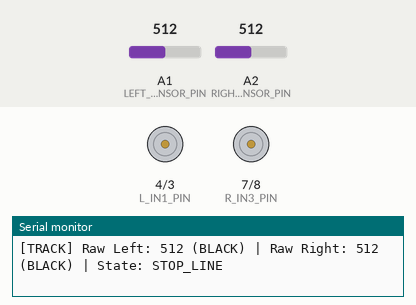
A sketch run on a simulated Arduino Uno, built with avr-gcc and run on an emulated ATmega328P. On the bench: motor-driver pin pairs drawn as motors (green arrow = first pin HIGH = forward, orange = second pin HIGH = backward, longer = more drive, scaled by the enable pin), the last lines printed to the serial monitor. The inputs (shaded band) are chosen by the test bench; at power-on: A1 (LEFT_SENSOR_PIN) = 512, A2 (RIGHT_SENSOR_PIN) = 512.

Above: at 1.3 s.
1.4 s: A1 (LEFT_SENSOR_PIN) set to 491
At 1.7 s:
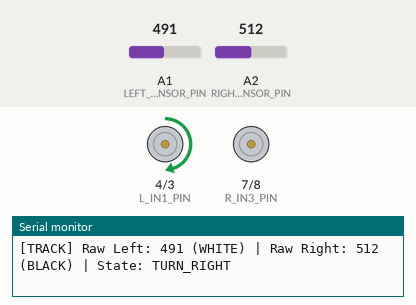
2.9 s: A2 (RIGHT_SENSOR_PIN) set to 484
At 4.0 s:
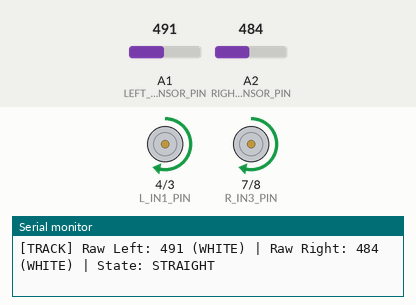
4.4 s: A1 (LEFT_SENSOR_PIN) set to 510
At 5.2 s:
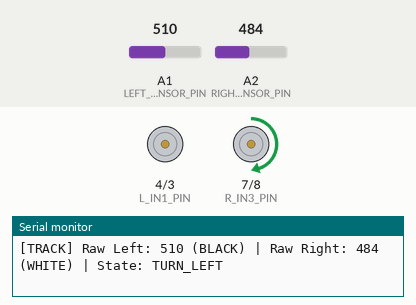
5.9 s: A1 (LEFT_SENSOR_PIN) set to 490
At 6.3 s:
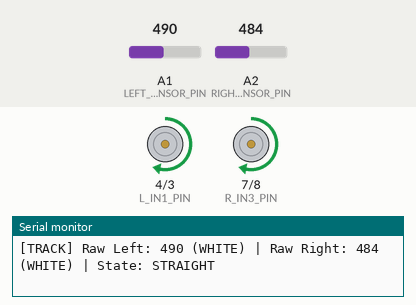
7.4 s: A1 (LEFT_SENSOR_PIN) set to 511
At 8.6 s:
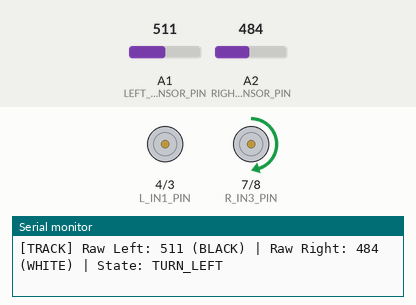
8.9 s: A2 (RIGHT_SENSOR_PIN) set to 510
At 9.8 s:
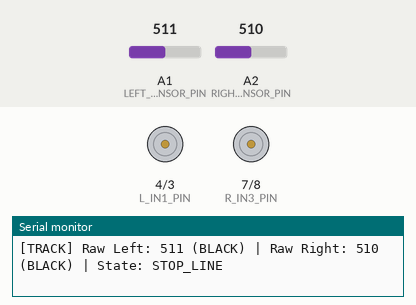
Timing chart, 0 to 11.4 s (numbered marks = the images above; inputs shaded):
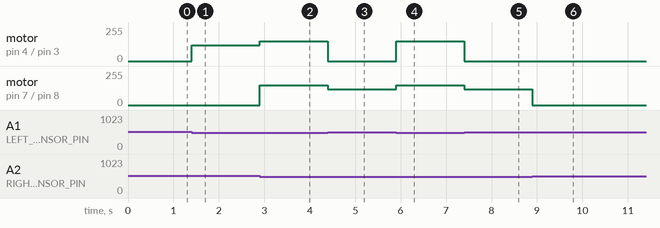

Measured:
- the behaviour switches between 501 and 500 on A1 (LEFT_SENSOR_PIN) (found by bisection; images 0 and 1)
- the behaviour switches between 501 and 500 on A2 (RIGHT_SENSOR_PIN) (found by bisection; images 1 and 2)
- after the input at 1.4 s, motor on pin 4 (L_IN1_PIN) / pin 3 (L_IN2_PIN): stopped → forward 120/255 at once
- after the input at 2.9 s, motor on pin 4 (L_IN1_PIN) / pin 3 (L_IN2_PIN): forward 120/255 → forward 150/255 at once; motor on pin 7 (R_IN3_PIN) / pin 8 (R_IN4_PIN): stopped → forward 150/255 at once
- after the input at 4.4 s, motor on pin 4 (L_IN1_PIN) / pin 3 (L_IN2_PIN): forward 150/255 → stopped at once; motor on pin 7 (R_IN3_PIN) / pin 8 (R_IN4_PIN): forward 150/255 → forward 120/255 at once
- after the input at 5.9 s, motor on pin 4 (L_IN1_PIN) / pin 3 (L_IN2_PIN): stopped → forward 150/255 at once; motor on pin 7 (R_IN3_PIN) / pin 8 (R_IN4_PIN): forward 120/255 → forward 150/255 at once
- after the input at 7.4 s, motor on pin 4 (L_IN1_PIN) / pin 3 (L_IN2_PIN): forward 150/255 → stopped at once; motor on pin 7 (R_IN3_PIN) / pin 8 (R_IN4_PIN): forward 150/255 → forward 120/255 at once
- after the input at 8.9 s, motor on pin 7 (R_IN3_PIN) / pin 8 (R_IN4_PIN): forward 120/255 → stopped at once

The sketch:

Day_44_Line_Follower_2Sensor.ino
```cpp
/*
 * 100 Projects with Arduino - Day 44
 * Project: Basic Line-Following Robot (2-Sensor Differential Control)
 *
 * DESCRIPTION:
 * This project implements a basic autonomous line-following robot using a two-sensor TCRT5000
 * infrared array. To satisfy mechatronics design standards:
 * 1. Analog Hysteresis Gating: Reads raw analog sensor values and applies software threshold
 * filtering, eliminating the erratic jitter associated with hardware comparator adjustments.
 * 2. Differential Drive Steer Logic: Controls two DC motors via the L298N H-bridge. Steering
 * adjustments are achieved by slowing/stopping one wheel while running the other (differential
 * steering).
 * 3. Diagnostic Console Telemetry: Prints raw IR sensor values and the resolved navigation state
 *    (Straight, Left Turn, Right Turn, Stop) at throttled intervals for easy debugging.
 *
 * IR SENSING & STEERING PHYSICS:
 * - Infrared Reflection: TCRT5000 sensors contain an IR emitting LED and a phototransistor
 * receiver.
 *   - White surfaces reflect high amounts of IR light, turning the phototransistor ON (outputting
 * LOW analog values).
 *   - Black lines absorb IR light, turning the phototransistor OFF (outputting HIGH analog values).
 * - Steering State Table:
 *   Let Threshold = 500. Output logic:
 *     - Left Sensor < 500 (White) AND Right Sensor < 500 (White) -> Line is centered. Drive
 * Straight.
 *     - Left Sensor > 500 (Black) AND Right Sensor < 500 (White) -> Robot drifted right. Turn Left.
 *     - Left Sensor < 500 (White) AND Right Sensor > 500 (Black) -> Robot drifted left. Turn Right.
 *     - Left Sensor > 500 (Black) AND Right Sensor > 500 (Black) -> T-junction or Stop Line. Stop
 * Robot.
 *
 * WIRING:
 * - TCRT5000 IR Sensor Array -> Arduino Uno
 *   - Left Sensor AOUT  -> Pin A1
 *   - Right Sensor AOUT -> Pin A2
 *   - VCC               -> 5V
 *   - GND               -> GND
 * - L298N Motor Driver -> Arduino Uno
 *   - ENA (Left Speed)  -> Pin 5
 *   - IN1 (Left Dir 1)  -> Pin 4
 *   - IN2 (Left Dir 2)  -> Pin 3
 *   - ENB (Right Speed) -> Pin 6
 *   - IN3 (Right Dir 1) -> Pin 7
 *   - IN4 (Right Dir 2) -> Pin 8
 *   - GND               -> GND (Common Ground!)
 */

// --- PIN DEFINITIONS ---
const int LEFT_SENSOR_PIN = A1;   // Analog input for Left IR sensor
const int RIGHT_SENSOR_PIN = A2;  // Analog input for Right IR sensor

const int L_ENA_PIN = 5;  // Left motor speed
const int L_IN1_PIN = 4;  // Left motor direction 1
const int L_IN2_PIN = 3;  // Left motor direction 2

const int R_ENB_PIN = 6;  // Right motor speed
const int R_IN3_PIN = 7;  // Right motor direction 1
const int R_IN4_PIN = 8;  // Right motor direction 2

// --- CONTROL PARAMETERS ---
const int LINE_THRESHOLD = 500;  // Threshold value (0-1023). Greater = Black, Lesser = White
const int CRUISE_SPEED = 150;    // Motor speed PWM duty cycle (0-255)
const int TURN_SPEED = 120;      // Motor speed PWM during turns (differential pivot)

// --- TIMING VARIABLES ---
unsigned long lastTelemetryTime = 0;
const unsigned long telemetryIntervalMs = 250;  // Throttle debug prints to 4 Hz

void setup() {
  Serial.begin(9600);

  Serial.println("==================================================");
  Serial.println("Day 44: Basic 2-Sensor Line-Following Robot");
  Serial.println("==================================================");

  // Initialize motor control pins
  pinMode(L_ENA_PIN, OUTPUT);
  pinMode(L_IN1_PIN, OUTPUT);
  pinMode(L_IN2_PIN, OUTPUT);
  pinMode(R_ENB_PIN, OUTPUT);
  pinMode(R_IN3_PIN, OUTPUT);
  pinMode(R_IN4_PIN, OUTPUT);

  // Stop motors initially
  haltRobot();

  Serial.println("[SYSTEM] Robot initialized. Place on line to start.");
}

void loop() {
  // Read raw analog values from the IR sensors (0 to 1023)
  int rawLeft = analogRead(LEFT_SENSOR_PIN);
  int rawRight = analogRead(RIGHT_SENSOR_PIN);

  // Apply threshold evaluation
  bool leftOnLine = (rawLeft > LINE_THRESHOLD);
  bool rightOnLine = (rawRight > LINE_THRESHOLD);

  // --- DIFFERENTIAL DRIVE ROUTING MACHINE ---
  String navigationState = "";

  if (!leftOnLine && !rightOnLine) {
    // Case 1: Both sensors see white floor. Center is on line. Move straight forward.
    navigationState = "STRAIGHT";
    driveStraight(CRUISE_SPEED);
  } else if (leftOnLine && !rightOnLine) {
    // Case 2: Left sensor hit the black line. Robot drifted right. Pivot Left.
    navigationState = "TURN_LEFT";
    steerLeft(TURN_SPEED);
  } else if (!leftOnLine && rightOnLine) {
    // Case 3: Right sensor hit the black line. Robot drifted left. Pivot Right.
    navigationState = "TURN_RIGHT";
    steerRight(TURN_SPEED);
  } else if (leftOnLine && rightOnLine) {
    // Case 4: Both sensors detect black. Stop robot (T-junction or end of line).
    navigationState = "STOP_LINE";
    haltRobot();
  }

  // --- THROTTLED DIAGNOSTICS ---
  unsigned long currentMillis = millis();
  if (currentMillis - lastTelemetryTime >= telemetryIntervalMs) {
    lastTelemetryTime = currentMillis;

    Serial.print("[TRACK] Raw Left: ");
    Serial.print(rawLeft);
    Serial.print(" (");
    Serial.print(leftOnLine ? "BLACK" : "WHITE");
    Serial.print(") | Raw Right: ");
    Serial.print(rawRight);
    Serial.print(" (");
    Serial.print(rightOnLine ? "BLACK" : "WHITE");
    Serial.print(") | State: ");
    Serial.println(navigationState);
  }
}

// --- ROBOT CHASSIS DIFFERENTIAL STEERING FUNCTIONS ---

/**
 * Commands both wheels forward at equal speeds.
 */
void driveStraight(int speed) {
  // Left Motor Forward: IN1=HIGH, IN2=LOW
  digitalWrite(L_IN1_PIN, HIGH);
  digitalWrite(L_IN2_PIN, LOW);
  analogWrite(L_ENA_PIN, speed);

  // Right Motor Forward: IN3=HIGH, IN4=LOW
  digitalWrite(R_IN3_PIN, HIGH);
  digitalWrite(R_IN4_PIN, LOW);
  analogWrite(R_ENB_PIN, speed);
}

/**
 * Pivots left by locking/stopping the left wheel and running the right wheel forward.
 */
void steerLeft(int speed) {
  // Stop Left Wheel
  digitalWrite(L_IN1_PIN, LOW);
  digitalWrite(L_IN2_PIN, LOW);
  analogWrite(L_ENA_PIN, 0);

  // Drive Right Wheel Forward
  digitalWrite(R_IN3_PIN, HIGH);
  digitalWrite(R_IN4_PIN, LOW);
  analogWrite(R_ENB_PIN, speed);
}

/**
 * Pivots right by running the left wheel forward and locking/stopping the right wheel.
 */
void steerRight(int speed) {
  // Drive Left Wheel Forward
  digitalWrite(L_IN1_PIN, HIGH);
  digitalWrite(L_IN2_PIN, LOW);
  analogWrite(L_ENA_PIN, speed);

  // Stop Right Wheel
  digitalWrite(R_IN3_PIN, LOW);
  digitalWrite(R_IN4_PIN, LOW);
  analogWrite(R_ENB_PIN, 0);
}

/**
 * Cuts power to both motors to halt movement.
 */
void haltRobot() {
  digitalWrite(L_IN1_PIN, LOW);
  digitalWrite(L_IN2_PIN, LOW);
  analogWrite(L_ENA_PIN, 0);

  digitalWrite(R_IN3_PIN, LOW);
  digitalWrite(R_IN4_PIN, LOW);
  analogWrite(R_ENB_PIN, 0);
}
```
